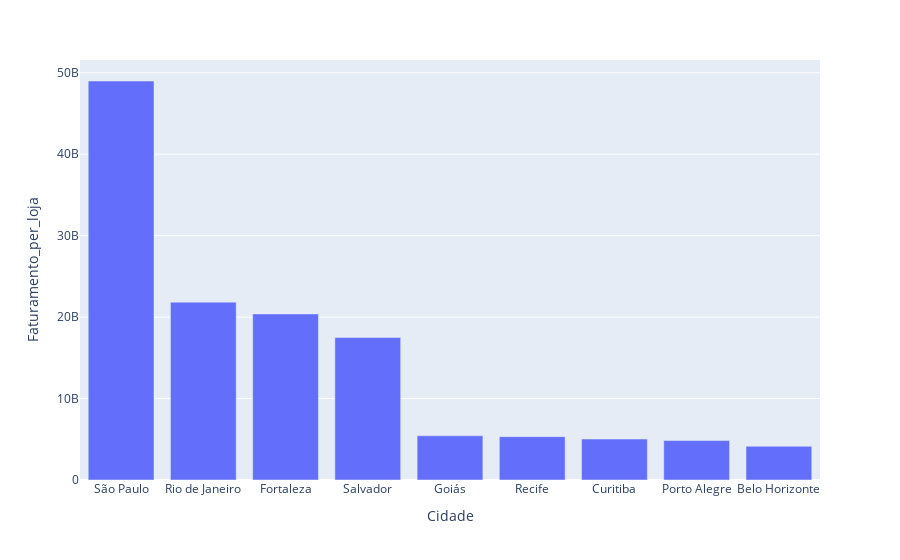

This figure's notebook cell:
### Code cell
grafico = px.bar(tabela_loja,x = "Cidade" ,y = "Faturamento_per_loja")
grafico.show()

### Figure 1 — Plotly figure (JSON) as saved in the notebook; plotly's stock layout.template omitted (floating-point values rounded to 4 significant figures)
{"data": [{"alignmentgroup": "True", "hovertemplate": "Cidade=%{x}<br>Faturamento_per_loja=%{y}<extra></extra>", "legendgroup": "", "marker": {"color": "#636efa", "pattern": {"shape": ""}}, "name": "", "offsetgroup": "", "orientation": "v", "showlegend": false, "textposition": "auto", "type": "bar", "x": ["São Paulo", "Rio de Janeiro", "Fortaleza", "Salvador", "Goiás", "Recife", "Curitiba", "Porto Alegre", "Belo Horizonte"], "xaxis": "x", "y": [48991164400, 21834527900, 20388672000, 17500939300, 5429451400, 5322384000, 5027317200, 4848045900, 4139135000], "yaxis": "y"}], "layout": {"barmode": "relative", "legend": {"tracegroupgap": 0}, "margin": {"t": 60}, "xaxis": {"anchor": "y", "domain": [0, 1], "title": {"text": "Cidade"}}, "yaxis": {"anchor": "x", "domain": [0, 1], "title": {"text": "Faturamento_per_loja"}}}}
